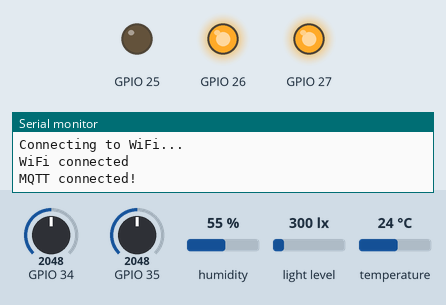
Recording of a sketch running on a simulated ESP32. Parts: output pins drawn as LEDs (lit = HIGH), the last lines printed to the serial monitor. The test bench sets the inputs (shaded band); at power-on: light level 300 lx, temperature 24 °C, GPIO 34 = 2048, GPIO 35 = 2048, humidity 55 %. WiFi joins after 1.5 s; servers stay silent unless stated; random numbers use the default seed unless the sketch sets one; no MQTT or app messages arrive unless stated.

Above: at 3.2 s.
3.3 s: light level set to 268 lx
At 3.7 s:
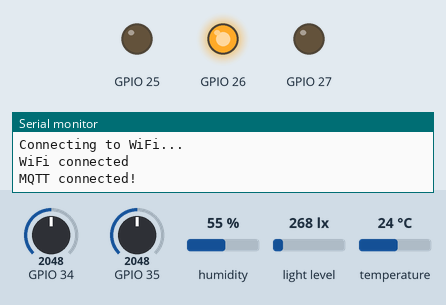
4.8 s: temperature set to 34.6 °C
7.3 s: temperature set to 35.5 °C
At 8.8 s:
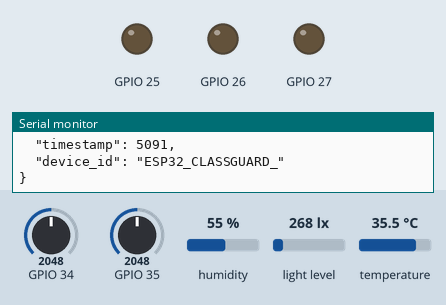
9.6 s: light level set to 500 lx
At 10.4 s:
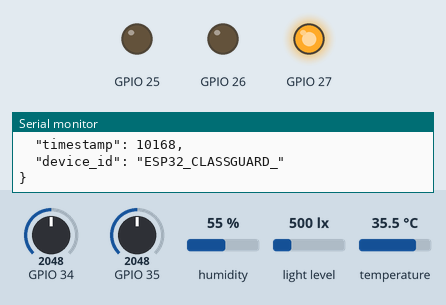
21.8 s: light level set to 40 lx
At 22.8 s:
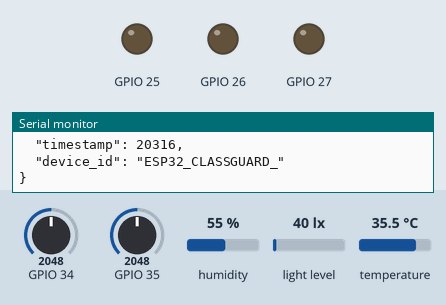
Timing chart, 0 to 24.3 s (numbered marks = the images above; inputs shaded):
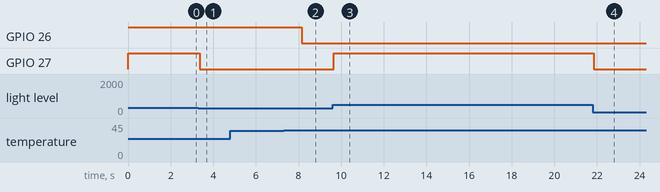

Measured:
- the behaviour switches between 300 and 299 lx on light level (found by bisection; images 0 and 1)
- the behaviour switches between 35 and 35.1 °C on temperature (found by bisection; images 1 and 2)
- after the input at 3.3 s, GPIO 27: HIGH → LOW after 0.07 s
- after the input at 7.3 s, GPIO 26: HIGH → LOW after 0.85 s
- after the input at 9.6 s, GPIO 27: LOW → HIGH after 0.06 s
- after the input at 21.8 s, GPIO 27: HIGH → LOW after 0.05 s

The sketch:

classguard_sensors.ino
```cpp
// classguard_sensors.ino
#include "config.h"
#include <Wire.h>
#include <DHT.h>
#include <BH1750.h>
#include <PubSubClient.h>
#include <WiFi.h>
#include <ArduinoJson.h>

// Sensor objects
DHT dht(DHT_PIN, DHT22);
BH1750 lightMeter;
WiFiClient espClient;
PubSubClient mqttClient(espClient);

// Variables
unsigned long lastPublish = 0;
const long publishInterval = 5000; // 5 seconds

// Function prototypes
void setupSensors();
void readSensors(JsonDocument& doc);
void controlDevices(const char* message);
float calculateAQI(float co2);
float calculateNoiseLevel(int micValue);

void setup() {
  Serial.begin(115200);

  // Initialize pins
  pinMode(RELAY_FAN, OUTPUT);
  pinMode(RELAY_LIGHT, OUTPUT);
  pinMode(BUZZER_PIN, OUTPUT);
  digitalWrite(RELAY_FAN, HIGH); // Relay OFF (Active LOW)
  digitalWrite(RELAY_LIGHT, HIGH);
  digitalWrite(BUZZER_PIN, LOW);

  // Initialize sensors
  setupSensors();

  // Connect WiFi
  WiFi.begin(ssid, password);
  while (WiFi.status() != WL_CONNECTED) {
    delay(1000);
    Serial.println("Connecting to WiFi...");
  }
  Serial.println("WiFi connected");

  // Connect MQTT
  mqttClient.setServer(mqtt_server, mqtt_port);
  mqttClient.setCallback([](char* topic, byte* payload, unsigned int length) {
    String message;
    for (int i = 0; i < length; i++) {
      message += (char)payload[i];
    }
    controlDevices(message.c_str());
  });

  connectMQTT();
}

void loop() {
  if (!mqttClient.connected()) {
    connectMQTT();
  }
  mqttClient.loop();

  unsigned long now = millis();
  if (now - lastPublish >= publishInterval) {
    publishSensorData();
    lastPublish = now;
  }

  // Auto-control based on sensor readings
  autoControlDevices();
  delay(100);
}

void setupSensors() {
  Wire.begin(SDA_PIN, SCL_PIN);
  dht.begin();
  lightMeter.begin(BH1750::CONTINUOUS_HIGH_RES_MODE);
}

void publishSensorData() {
  StaticJsonDocument<512> doc;

  // Read all sensors
  readSensors(doc);

  // Add timestamp
  doc["timestamp"] = millis();
  doc["device_id"] = mqtt_client_id;

  // Convert to JSON string
  char buffer[512];
  serializeJson(doc, buffer);

  // Publish to MQTT
  if (mqttClient.publish(mqtt_topic_publish, buffer)) {
    Serial.println("Data published:");
    serializeJsonPretty(doc, Serial);
  }
}

void readSensors(JsonDocument& doc) {
  // Read MQ135 (CO2 equivalent)
  int mq135Value = analogRead(MQ135_PIN);
  float co2_ppm = map(mq135Value, 0, 4095, 300, 10000);
  doc["co2"] = co2_ppm;
  doc["aqi"] = calculateAQI(co2_ppm);

  // Read DHT22
  float temp = dht.readTemperature();
  float humidity = dht.readHumidity();
  if (!isnan(temp)) doc["temperature"] = temp;
  if (!isnan(humidity)) doc["humidity"] = humidity;

  // Read BH1750
  float lux = lightMeter.readLightLevel();
  doc["light"] = lux;

  // Read INMP441 (Noise level)
  int micValue = analogRead(MIC_PIN);
  float noiseDB = calculateNoiseLevel(micValue);
  doc["noise"] = noiseDB;

  // Calculate class score
  int score = calculateClassScore(co2_ppm, temp, humidity, lux, noiseDB);
  doc["class_score"] = score;
  doc["status"] = getStatusMessage(score);
}

float calculateAQI(float co2) {
  if (co2 < 600) return 0;
  else if (co2 < 1000) return 1;
  else if (co2 < 1500) return 2;
  else if (co2 < 2000) return 3;
  else return 4;
}

float calculateNoiseLevel(int micValue) {
  float voltage = micValue * (3.3 / 4095.0);
  float noiseDB = 20 * log10(voltage / 0.00631);
  return constrain(noiseDB, 30, 120);
}

int calculateClassScore(float co2, float temp, float humidity, float lux, float noise) {
  int score = 100;
  if (co2 > CO2_THRESHOLD) score -= 20;
  if (temp > TEMP_THRESHOLD) score -= 15;
  if (humidity > HUMIDITY_THRESHOLD) score -= 10;
  if (lux < LUX_THRESHOLD) score -= 15;
  if (noise > NOISE_THRESHOLD) score -= 20;
  return max(score, 0);
}

String getStatusMessage(int score) {
  if (score >= 80) return "Excellent";
  else if (score >= 60) return "Good";
  else if (score >= 40) return "Fair";
  else return "Poor";
}

void autoControlDevices() {
  // Read sensors for auto control
  float temp = dht.readTemperature();
  float lux = lightMeter.readLightLevel();
  int micValue = analogRead(MIC_PIN);
  float noise = calculateNoiseLevel(micValue);

  // Auto control fan
  if (temp > TEMP_THRESHOLD) {
    digitalWrite(RELAY_FAN, LOW); // Fan ON
  } else {
    digitalWrite(RELAY_FAN, HIGH); // Fan OFF
  }

  // Auto control light
  if (lux < LUX_THRESHOLD) {
    digitalWrite(RELAY_LIGHT, LOW); // Light ON
  } else {
    digitalWrite(RELAY_LIGHT, HIGH); // Light OFF
  }

  // Auto buzzer for high noise
  if (noise > NOISE_THRESHOLD) {
    tone(BUZZER_PIN, 1000, 1000);
  }
}

void controlDevices(const char* message) {
  StaticJsonDocument<256> doc;
  DeserializationError error = deserializeJson(doc, message);

  if (!error) {
    if (doc.containsKey("fan")) {
      digitalWrite(RELAY_FAN, doc["fan"] ? LOW : HIGH);
    }
    if (doc.containsKey("light")) {
      digitalWrite(RELAY_LIGHT, doc["light"] ? LOW : HIGH);
    }
    if (doc.containsKey("buzzer")) {
      digitalWrite(BUZZER_PIN, doc["buzzer"] ? HIGH : LOW);
    }
  }
}

void connectMQTT() {
  while (!mqttClient.connected()) {
    String clientId = String(mqtt_client_id) + String(random(0xffff), HEX);

    if (mqttClient.connect(clientId.c_str())) {
      mqttClient.subscribe(mqtt_topic_subscribe);
      Serial.println("MQTT connected!");
    } else {
      Serial.print("MQTT connection failed, rc=");
      Serial.print(mqttClient.state());
      delay(2000);
    }
  }
}
```
